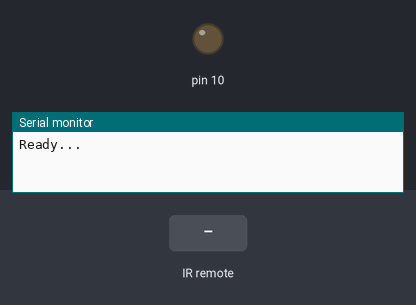
A sketch run on a simulated Arduino Uno, built with avr-gcc and run on an emulated ATmega328P. Parts: output pins drawn as LEDs (lit = HIGH), the last lines printed to the serial monitor. Inputs (shaded band) come from the test bench.

Above: at 1.2 s.
1.3 s: infrared code 0x20DF10EF received
At 1.7 s:
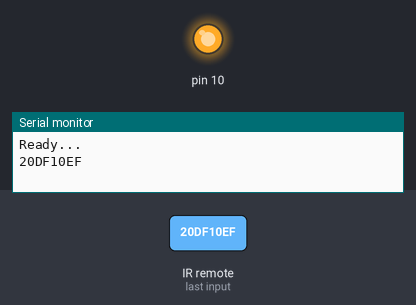
2.8 s: infrared code 0xFFA25D received
At 4.1 s:
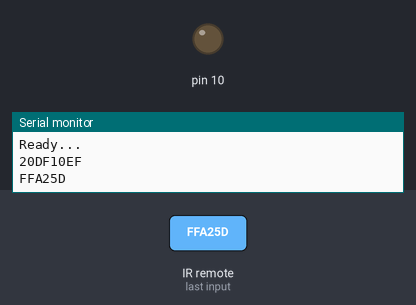
Timing chart, 0 to 5.8 s (numbered marks = the images above; inputs shaded):
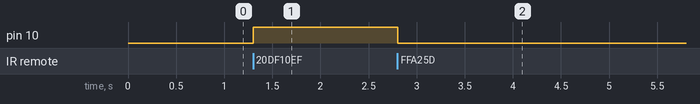

The sketch:

IR_Remote.ino
```cpp
#include<IRremote.h>

int REC_PIN = 12;
IRrecv irrecv(REC_PIN);
decode_results results;


void setup() {
  // put your setup code here, to run once:
  Serial.begin(9600);
  Serial.println("Ready...");
  irrecv.enableIRIn();
  pinMode(10, OUTPUT);
}

void loop() {
  // put your main code here, to run repeatedly:
  if(irrecv.decode(&results)){
  if(results.value != 4294967295)
    Serial.println(results.value, HEX);
    handleButton(results.value);
    irrecv.resume();

  }
  delay(100);
}

void handleButton(int result){
  switch(result){
    case 0x20DF10EF:
      digitalWrite(10, !digitalRead(10));
    break;

    case 0xFFA25D:
      digitalWrite(10, !digitalRead(10));
    break;
  }
}
```

Measured:
- after the input at 1.3 s, pin 10: LOW → HIGH at once
- after the input at 2.8 s, pin 10: HIGH → LOW at once
